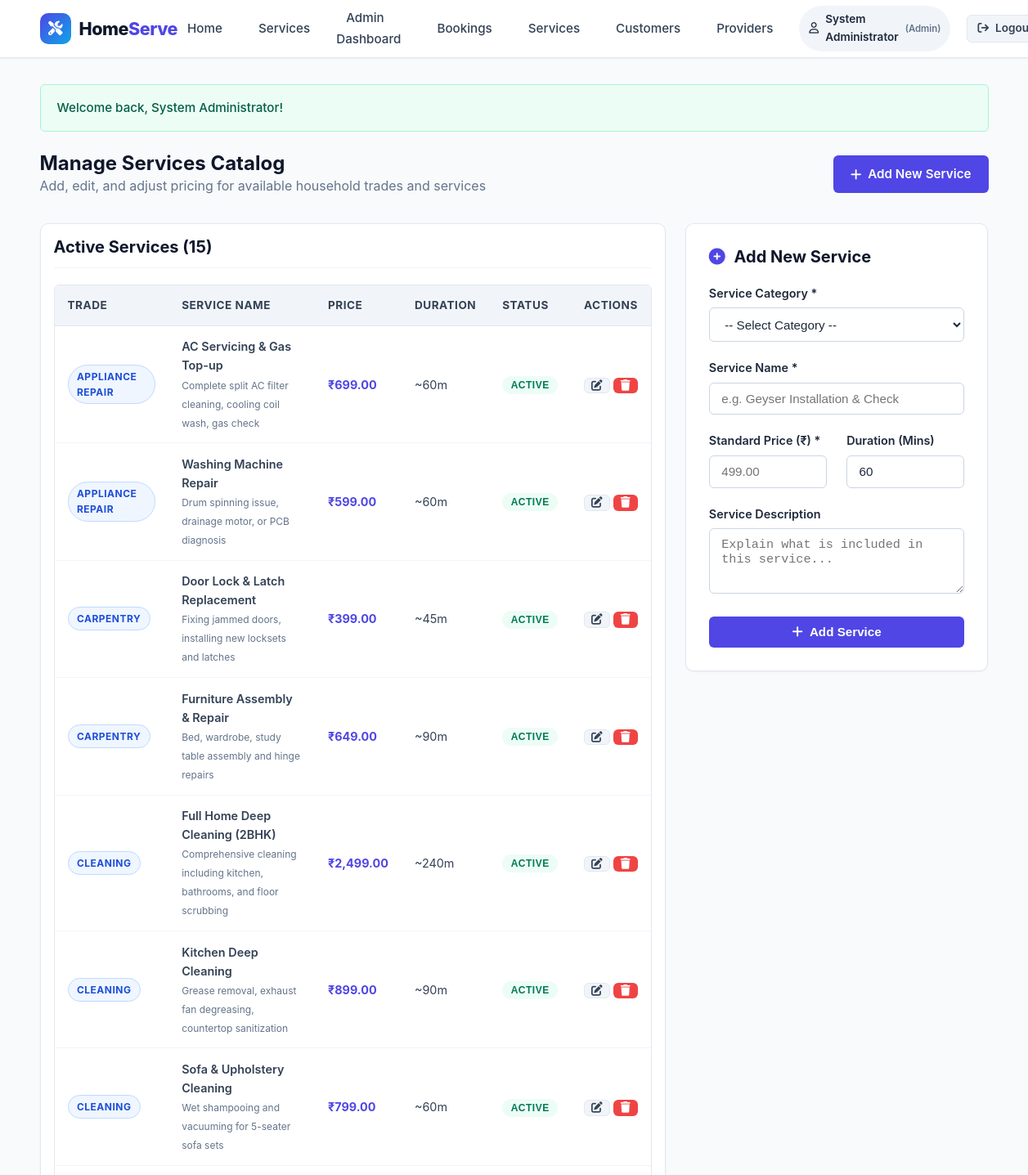
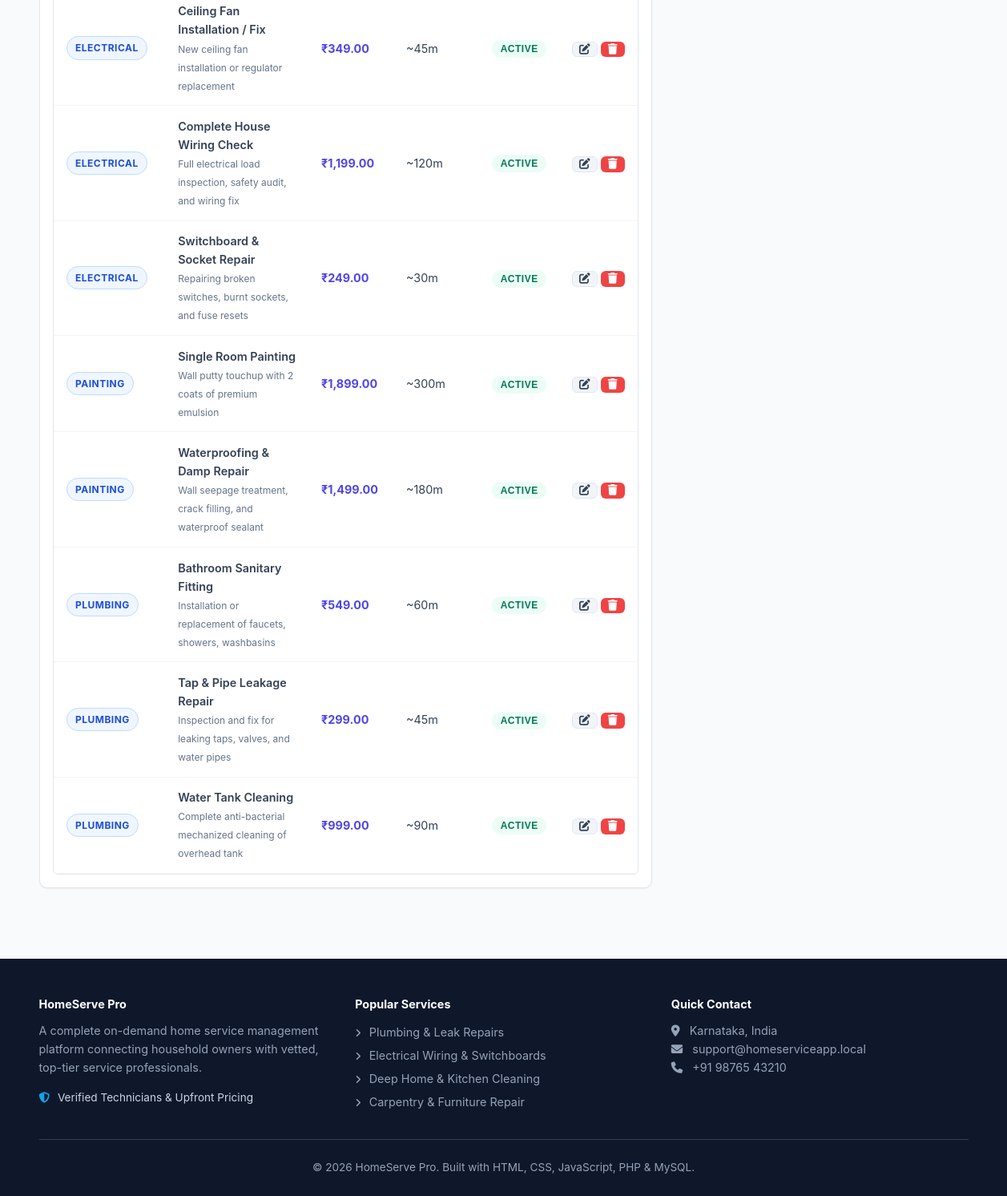
/admin/services.php (signed in), run on the app's committed database (2 pictures, top to bottom).
### tables this page shows
CREATE TABLE `services` (
    `id` INT AUTO_INCREMENT PRIMARY KEY,
    `category_id` INT NOT NULL,
    `name` VARCHAR(150) NOT NULL,
    `description` TEXT,
    `price` DECIMAL(10,2) NOT NULL DEFAULT 0.00,
    `duration_mins` INT DEFAULT 60,
    `status` ENUM('active', 'inactive') DEFAULT 'active',
    `created_at` TIMESTAMP DEFAULT CURRENT_TIMESTAMP,
    CONSTRAINT `fk_services_category` FOREIGN KEY (`category_id`) 
        REFERENCES `service_categories`(`id`) ON DELETE CASCADE
);

CREATE TABLE `service_categories` (
    `id` INT AUTO_INCREMENT PRIMARY KEY,
    `name` VARCHAR(100) NOT NULL UNIQUE,
    `description` TEXT,
    `icon` VARCHAR(50) DEFAULT 'wrench',
    `created_at` TIMESTAMP DEFAULT CURRENT_TIMESTAMP
);

### admin/services.php (the view, shortened to what this page needs)
<?php
require_once __DIR__ . '/../config/db.php';
$pdo = getDB();
$services = $pdo->query("SELECT s.*, c.name as category_name
                         FROM services s
                         JOIN service_categories c ON s.category_id = c.id
                         ORDER BY c.name ASC, s.name ASC")->fetchAll();
require_once __DIR__ . '/../includes/header.php';
?>
<div style="display: flex; justify-content: space-between; align-items: center; margin-bottom: 2rem; flex-wrap: wrap; gap: 1rem;">
    <div>
        <h2>Manage Services Catalog</h2>
        <p style="color: var(--gray-500);">Add, edit, and adjust pricing for available household trades and services</p>
    </div>
    <a href="#add-service-form" class="btn btn-primary">
        <i class="fa-solid fa-plus"></i> Add New Service
    </a>
</div>
<div class="grid grid-3" style="align-items: flex-start; margin-bottom: 2rem;">
    <div class="card" style="grid-column: span 2; padding: 1rem;">
        <div class="card-header">
            <h3 style="font-size: 1.25rem;">Active Services (<?php echo count($services); ?>)</h3>
        </div>
        <div class="table-responsive">
            <table class="table">
                <thead>
                    <tr>
                        <th>Trade</th>
                        <th>Service Name</th>
                        <th>Price</th>
                        <th>Duration</th>
                        <th>Status</th>
                        <th>Actions</th>
                    </tr>
                </thead>
                <tbody>
                    <?php foreach ($services as $srv): ?>
                        <tr>
                            <td><span class="badge badge-accepted"><?php echo htmlspecialchars($srv['category_name']); ?></span></td>
                            <td>
                                <div style="font-weight: 600;"><?php echo htmlspecialchars($srv['name']); ?></div>
                                <small style="color: var(--gray-500);"><?php echo htmlspecialchars($srv['description']); ?></small>
                            </td>
                            <td><strong style="color: var(--primary);"><?php echo formatPrice($srv['price']); ?></strong></td>
                            <td>~<?php echo $srv['duration_mins']; ?>m</td>
                            <td>
                                <form method="POST" action="services.php" style="display:inline;">
                                    <button type="submit" class="badge <?php echo ($srv['status'] === 'active') ? 'badge-completed' : 'badge-cancelled'; ?>" style="border:none; cursor:pointer;">
                                        <?php echo ucfirst($srv['status']); ?>
                                    </button>
                                </form>
                            </td>
                            <td>
                                <a href="edit-service.php?id=<?php echo $srv['id']; ?>" class="btn btn-secondary btn-sm" style="padding: 2px 8px;" title="Edit Service">
                                    <i class="fa-solid fa-pen-to-square"></i>
                                </a>
                                <form method="POST" action="services.php" style="display:inline;" onsubmit="return confirmAction('Delete this service permanently?');">
                                    <button type="submit" class="btn btn-danger btn-sm" style="padding: 2px 8px;"><i class="fa-solid fa-trash"></i></button>
                                </form>
                            </td>
                        </tr>
                    <?php endforeach; ?>
                </tbody>
            </table>
        </div>
    </div>
    <div class="card" id="add-service-form" style="padding: 1.75rem;">
        <h3 style="font-size: 1.25rem; margin-bottom: 1.25rem;"><i class="fa-solid fa-circle-plus" style="color:var(--primary);margin-right:6px;"></i> Add New Service</h3>
        <form method="POST" action="services.php">
            <div class="form-group">
                <label class="form-label" for="category_id">Service Category *</label>
                <select id="category_id" name="category_id" class="form-control" required>
                    <option value="">-- Select Category --</option>
                </select>
            </div>
            <div class="form-group">
                <label class="form-label" for="name">Service Name *</label>
                <input type="text" id="name" name="name" class="form-control" required placeholder="e.g. Geyser Installation & Check">
            </div>
            <div class="grid grid-2">
                <div class="form-group">
                    <label class="form-label" for="price">Standard Price (₹) *</label>
                    <input type="number" step="0.5" id="price" name="price" class="form-control" required placeholder="499.00">
                </div>
                <div class="form-group">
                    <label class="form-label" for="duration_mins">Duration (Mins)</label>
                    <input type="number" id="duration_mins" name="duration_mins" class="form-control" value="60">
                </div>
            </div>
            <div class="form-group">
                <label class="form-label" for="description">Service Description</label>
                <textarea id="description" name="description" class="form-control" rows="3" placeholder="Explain what is included in this service..."></textarea>
            </div>
            <button type="submit" class="btn btn-primary btn-block">
                <i class="fa-solid fa-plus"></i> Add Service
            </button>
        </form>
    </div>
</div>
<?php require_once __DIR__ . '/../includes/footer.php'; ?>

### assets/css/style.css (style rules this page uses)
:root { --primary: #4f46e5; --primary-hover: #4338ca; --primary-light: #eef2ff; --secondary: #0ea5e9; --dark: #0f172a; --gray-900: #1e293b; --gray-700: #334155; --gray-500: #64748b; --gray-300: #cbd5e1; --gray-200: #e2e8f0; --gray-100: #f1f5f9; --light: #f8fafc; --white: #ffffff; --success: #10b981; --success-bg: #ecfdf5; --warning: #f59e0b; --warning-bg: #fffbeb; --danger: #ef4444; --danger-bg: #fef2f2; --info: #3b82f6; --info-bg: #eff6ff; --radius-sm: 6px; --radius-md: 10px; --radius-lg: 16px; --shadow-sm: 0 1px 2px 0 rgba(0, 0, 0, 0.05); --shadow-md: 0 4px 6px -1px rgba(0, 0, 0, 0.1), 0 2px 4px -2px rgba(0, 0, 0, 0.1); --shadow-lg: 0 10px 15px -3px rgba(0, 0, 0, 0.1), 0 4px 6px -4px rgba(0, 0, 0, 0.1); --shadow-hover: 0 14px 20px -3px rgba(79, 70, 229, 0.15); --transition: all 0.25s cubic-bezier(0.4, 0, 0.2, 1); }
* { box-sizing: border-box; margin: 0; padding: 0; }
body { font-family: -apple-system, BlinkMacSystemFont, "Segoe UI", Roboto, Oxygen, Ubuntu, Cantarell, "Helvetica Neue", sans-serif; background-color: var(--light); color: var(--gray-700); line-height: 1.6; display: flex; flex-direction: column; min-height: 100vh; }
h1, h2, h3, h4, h5, h6 { color: var(--dark); font-weight: 700; line-height: 1.25; }
a { color: var(--primary); text-decoration: none; transition: var(--transition); }
.btn { display: inline-flex; align-items: center; justify-content: center; gap: 8px; padding: 0.6rem 1.25rem; font-size: 0.95rem; font-weight: 600; border-radius: var(--radius-sm); border: 1px solid transparent; cursor: pointer; transition: var(--transition); text-align: center; white-space: nowrap; }
.btn-primary { background-color: var(--primary); color: var(--white) !important; }
.btn-secondary { background-color: var(--gray-100); color: var(--gray-700); border-color: var(--gray-200); }
.btn-danger { background-color: var(--danger); color: var(--white) !important; }
.btn-sm { padding: 0.35rem 0.75rem; font-size: 0.85rem; }
.btn-block { width: 100%; }
.grid { display: grid; gap: 1.5rem; }
.grid-2 { grid-template-columns: repeat(2, minmax(0, 1fr)); }
.grid-3 { grid-template-columns: repeat(3, minmax(0, 1fr)); }
.card { background: var(--white); border-radius: var(--radius-md); border: 1px solid var(--gray-200); box-shadow: var(--shadow-sm); padding: 1.5rem; transition: var(--transition); }
.card-header { display: flex; justify-content: space-between; align-items: center; margin-bottom: 1.25rem; padding-bottom: 0.75rem; border-bottom: 1px solid var(--gray-100); }
.badge { display: inline-block; padding: 0.25rem 0.65rem; font-size: 0.75rem; font-weight: 700; border-radius: 999px; text-transform: uppercase; letter-spacing: 0.5px; }
.badge-accepted { background-color: var(--info-bg); color: #1d4ed8; border: 1px solid #bfdbfe; }
.badge-completed { background-color: var(--success-bg); color: #047857; border: 1px solid #a7f3d0; }
.form-group { margin-bottom: 1.25rem; }
.form-label { display: block; font-weight: 600; font-size: 0.9rem; margin-bottom: 0.4rem; color: var(--gray-900); }
.form-control { width: 100%; padding: 0.65rem 0.9rem; font-size: 0.95rem; border: 1px solid var(--gray-300); border-radius: var(--radius-sm); background-color: var(--white); color: var(--gray-900); transition: var(--transition); }
textarea.form-control { resize: vertical; min-height: 80px; }
.table-responsive { width: 100%; overflow-x: auto; border-radius: var(--radius-sm); border: 1px solid var(--gray-200); background: var(--white); }
.table { width: 100%; border-collapse: collapse; text-align: left; }
.table th { background-color: var(--gray-100); padding: 0.85rem 1rem; font-size: 0.85rem; font-weight: 700; text-transform: uppercase; letter-spacing: 0.5px; color: var(--gray-700); border-bottom: 1px solid var(--gray-200); }
.table td { padding: 0.85rem 1rem; font-size: 0.9rem; border-bottom: 1px solid var(--gray-100); vertical-align: middle; }

### data on the page
services: category.name "APPLIANCE REPAIR", name "AC Servicing & Gas Top-up", description "Complete split AC filter cleaning, cooling coil wash, gas check", price "₹699.00", duration_mins "60", status "ACTIVE"
services: category.name "APPLIANCE REPAIR", name "Washing Machine Repair", description "Drum spinning issue, drainage motor, or PCB diagnosis", price "₹599.00", duration_mins "60", status "ACTIVE"
services: category.name "CARPENTRY", name "Door Lock & Latch Replacement", description "Fixing jammed doors, installing new locksets and latches", price "₹399.00", duration_mins "45", status "ACTIVE"
services: category.name "CARPENTRY", name "Furniture Assembly & Repair", description "Bed, wardrobe, study table assembly and hinge repairs", price "₹649.00", duration_mins "90", status "ACTIVE"
services: category.name "CLEANING", name "Full Home Deep Cleaning (2BHK)", description "Comprehensive cleaning including kitchen, bathrooms, and floor scrubbing", price "₹2,499.00", duration_mins "240", status "ACTIVE"
services: category.name "CLEANING", name "Kitchen Deep Cleaning", description "Grease removal, exhaust fan degreasing, countertop sanitization", price "₹899.00", duration_mins "90", status "ACTIVE"
services: category.name "CLEANING", name "Sofa & Upholstery Cleaning", description "Wet shampooing and vacuuming for 5-seater sofa sets", price "₹799.00", duration_mins "60", status "ACTIVE"
services: category.name "ELECTRICAL", name "Ceiling Fan Installation / Fix", description "New ceiling fan installation or regulator replacement", price "₹349.00", duration_mins "45", status "ACTIVE"
services: category.name "ELECTRICAL", name "Complete House Wiring Check", description "Full electrical load inspection, safety audit, and wiring fix", price "₹1,199.00", duration_mins "120", status "ACTIVE"
services: category.name "ELECTRICAL", name "Switchboard & Socket Repair", description "Repairing broken switches, burnt sockets, and fuse resets", price "₹249.00", duration_mins "30", status "ACTIVE"
services: category.name "PAINTING", name "Single Room Painting", description "Wall putty touchup with 2 coats of premium emulsion", price "₹1,899.00", duration_mins "300", status "ACTIVE"
services: category.name "PAINTING", name "Waterproofing & Damp Repair", description "Wall seepage treatment, crack filling, and waterproof sealant", price "₹1,499.00", duration_mins "180", status "ACTIVE"
services: category.name "PLUMBING", name "Bathroom Sanitary Fitting", description "Installation or replacement of faucets, showers, washbasins", price "₹549.00", duration_mins "60", status "ACTIVE"
services: category.name "PLUMBING", name "Tap & Pipe Leakage Repair", description "Inspection and fix for leaking taps, valves, and water pipes", price "₹299.00", duration_mins "45", status "ACTIVE"
services: category.name "PLUMBING", name "Water Tank Cleaning", description "Complete anti-bacterial mechanized cleaning of overhead tank", price "₹999.00", duration_mins "90", status "ACTIVE"

### other printed values
$currentUser['name'] "System Administrator"
$role "Admin"
$flash['message'] "Welcome back, System Administrator!"
count($services) "15"
